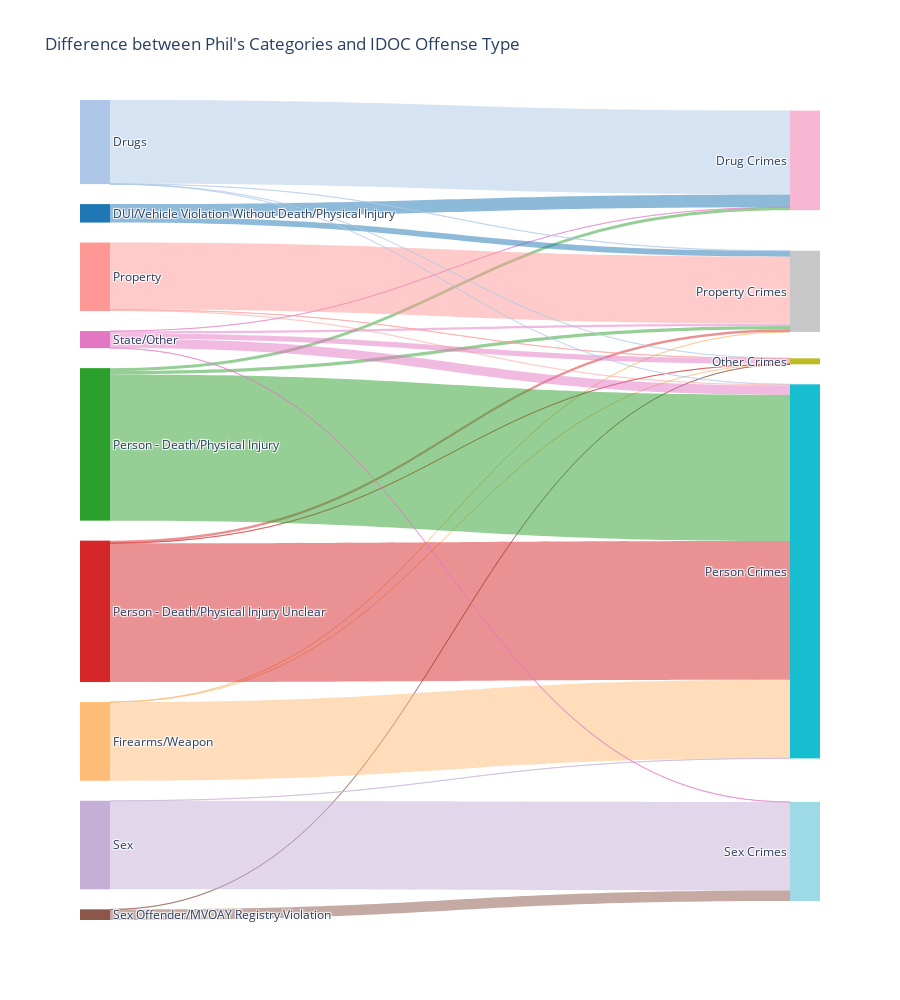

Source (notebook cell):
### Code cell
# prep for sankey diagram
holding_sankey_df = df[['Holding Offense Cat', 'Offense Type', 'IDOC #', 'Current Admission Date']].drop_duplicates()
holding_sankey_df = holding_sankey_df[['Holding Offense Cat', 'Offense Type', 'IDOC #']].groupby(['Holding Offense Cat', 'Offense Type']).count().reset_index().rename(columns={'IDOC #': 'Count'})
print(holding_sankey_df)

# get the node df - a df dictionary of admission types and indices
node_df = pd.concat([holding_sankey_df[['Holding Offense Cat']].rename(columns={'Holding Offense Cat': 'AT'}),
                       holding_sankey_df[['Offense Type']].rename(columns={'Offense Type': 'AT'})])
node_df = node_df.drop_duplicates().reset_index(drop=True).reset_index().rename(columns={'index': 'ID'})
node_df['Color'] = get_hex(len(node_df))

# get the links df
links_df = pd.merge(holding_sankey_df, 
                    node_df[['AT', 'ID', 'Color']].rename(columns={'ID': 'Source', 'Color': 'Link Color'}), 
                    left_on='Holding Offense Cat', right_on='AT', how='inner')
links_df = pd.merge(links_df, 
                    node_df[['AT', 'ID']].rename(columns={'ID': 'Target'}), 
                    left_on='Offense Type', right_on='AT', how='inner')
links_df['Link Color'] = links_df['Link Color'].apply(lambda x: 'rgba' + str(get_rgb_from_hex(x) + (0.5,)))
links_df = links_df[['Source', 'Target', 'Link Color', 'Count']]

# create the chart
fig = go.Figure(data=[go.Sankey(
    node = dict(
        pad = 20,
        thickness = 30,
        line = dict(
            color = 'black',
            width = 0
        ),
        label = node_df['AT'],
        color = node_df['Color']
    ),
    link = dict(
        source = links_df['Source'],
        target = links_df['Target'],
        value = links_df['Count'],
        color = links_df['Link Color']
    )
)])

fig.update_layout(title_text="Difference between Phil's Categories and IDOC Offense Type", 
                  height=1000, 
                  font_size=12)
fig.show()

### Figure 1 — Plotly figure (JSON) as saved in the notebook; plotly's stock layout.template omitted (floating-point values rounded to 4 significant figures)
{"data": [{"link": {"color": ["rgba(31, 119, 180, 0.5)", "rgba(174, 199, 232, 0.5)", "rgba(44, 160, 44, 0.5)", "rgba(227, 119, 194, 0.5)", "rgba(31, 119, 180, 0.5)", "rgba(174, 199, 232, 0.5)", "rgba(255, 187, 120, 0.5)", "rgba(44, 160, 44, 0.5)", "rgba(214, 39, 40, 0.5)", "rgba(255, 152, 150, 0.5)", "rgba(227, 119, 194, 0.5)", "rgba(174, 199, 232, 0.5)", "rgba(255, 187, 120, 0.5)", "rgba(214, 39, 40, 0.5)", "rgba(255, 152, 150, 0.5)", "rgba(140, 86, 75, 0.5)", "rgba(227, 119, 194, 0.5)", "rgba(174, 199, 232, 0.5)", "rgba(255, 187, 120, 0.5)", "rgba(44, 160, 44, 0.5)", "rgba(214, 39, 40, 0.5)", "rgba(255, 152, 150, 0.5)", "rgba(197, 176, 213, 0.5)", "rgba(227, 119, 194, 0.5)", "rgba(197, 176, 213, 0.5)", "rgba(140, 86, 75, 0.5)", "rgba(227, 119, 194, 0.5)"], "source": [0, 1, 3, 8, 0, 1, 2, 3, 4, 5, 8, 1, 2, 4, 5, 7, 8, 1, 2, 3, 4, 5, 6, 8, 6, 7, 8], "target": [9, 9, 9, 9, 10, 10, 10, 10, 10, 10, 10, 11, 11, 11, 11, 11, 11, 12, 12, 12, 12, 12, 12, 12, 13, 13, 13], "value": [839, 5509, 195, 8, 374, 17, 3, 219, 167, 4405, 152, 1, 2, 6, 19, 13, 351, 3, 5168, 9614, 9126, 80, 7, 600, 5821, 686, 12]}, "node": {"color": ["#1f77b4", "#aec7e8", "#ffbb78", "#2ca02c", "#d62728", "#ff9896", "#c5b0d5", "#8c564b", "#e377c2", "#f7b6d2", "#c7c7c7", "#bcbd22", "#17becf", "#9edae5"], "label": ["DUI/Vehicle Violation Without Death/Physical Injury", "Drugs", "Firearms/Weapon", "Person - Death/Physical Injury", "Person - Death/Physical Injury Unclear", "Property", "Sex", "Sex Offender/MVOAY Registry Violation", "State/Other", "Drug Crimes", "Property Crimes", "Other Crimes", "Person Crimes", "Sex Crimes"], "line": {"color": "black", "width": 0}, "pad": 20, "thickness": 30}, "type": "sankey"}], "layout": {"font": {"size": 12}, "height": 1000, "title": {"text": "Difference between Phil's Categories and IDOC Offense Type"}}}
